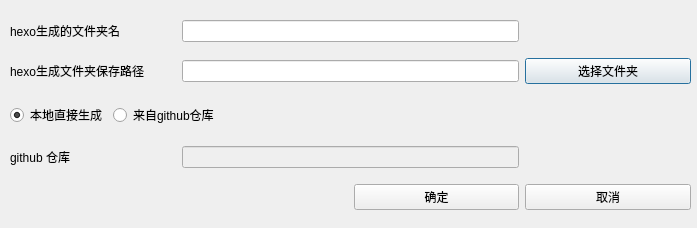
<?xml version="1.0" encoding="UTF-8"?>
<ui version="4.0">
 <class>Dialog</class>
 <widget class="QDialog" name="Dialog">
  <property name="geometry">
   <rect>
    <x>0</x>
    <y>0</y>
    <width>697</width>
    <height>228</height>
   </rect>
  </property>
  <property name="windowTitle">
   <string>Hexo初始化</string>
  </property>
  <property name="sizeGripEnabled">
   <bool>false</bool>
  </property>
  <property name="modal">
   <bool>false</bool>
  </property>
  <widget class="QWidget" name="gridLayoutWidget">
   <property name="geometry">
    <rect>
     <x>10</x>
     <y>10</y>
     <width>681</width>
     <height>211</height>
    </rect>
   </property>
   <layout class="QGridLayout" name="gridLayout">
    <item row="0" column="1" colspan="2">
     <widget class="QLineEdit" name="le_save"/>
    </item>
    <item row="3" column="1" colspan="2">
     <widget class="QLineEdit" name="le_github">
      <property name="enabled">
       <bool>false</bool>
      </property>
     </widget>
    </item>
    <item row="1" column="3">
     <widget class="QPushButton" name="pushButton">
      <property name="text">
       <string>选择文件夹</string>
      </property>
     </widget>
    </item>
    <item row="2" column="0" colspan="4">
     <layout class="QHBoxLayout" name="horizontalLayout">
      <item>
       <widget class="QRadioButton" name="radioButton_2">
        <property name="maximumSize">
         <size>
          <width>16777215</width>
          <height>30</height>
         </size>
        </property>
        <property name="text">
         <string>本地直接生成</string>
        </property>
        <property name="checked">
         <bool>true</bool>
        </property>
       </widget>
      </item>
      <item>
       <widget class="QRadioButton" name="radioButton">
        <property name="maximumSize">
         <size>
          <width>16777215</width>
          <height>30</height>
         </size>
        </property>
        <property name="text">
         <string>来自github仓库</string>
        </property>
       </widget>
      </item>
      <item>
       <spacer name="horizontalSpacer">
        <property name="orientation">
         <enum>Qt::Horizontal</enum>
        </property>
        <property name="sizeHint" stdset="0">
         <size>
          <width>40</width>
          <height>20</height>
         </size>
        </property>
       </spacer>
      </item>
     </layout>
    </item>
    <item row="0" column="0">
     <widget class="QLabel" name="label">
      <property name="text">
       <string>hexo生成的文件夹名</string>
      </property>
     </widget>
    </item>
    <item row="3" column="0">
     <widget class="QLabel" name="label_3">
      <property name="text">
       <string>github 仓库</string>
      </property>
     </widget>
    </item>
    <item row="1" column="0">
     <widget class="QLabel" name="label_2">
      <property name="text">
       <string>hexo生成文件夹保存路径</string>
      </property>
     </widget>
    </item>
    <item row="1" column="1" colspan="2">
     <widget class="QLineEdit" name="le_path"/>
    </item>
    <item row="4" column="3">
     <widget class="QPushButton" name="pushButton_3">
      <property name="text">
       <string>取消</string>
      </property>
     </widget>
    </item>
    <item row="4" column="2">
     <widget class="QPushButton" name="pushButton_2">
      <property name="text">
       <string>确定</string>
      </property>
     </widget>
    </item>
   </layout>
  </widget>
 </widget>
 <tabstops>
  <tabstop>pushButton</tabstop>
  <tabstop>radioButton_2</tabstop>
  <tabstop>radioButton</tabstop>
 </tabstops>
 <resources/>
 <connections>
  <connection>
   <sender>pushButton</sender>
   <signal>clicked()</signal>
   <receiver>Dialog</receiver>
   <slot>select_init_folder()</slot>
   <hints>
    <hint type="sourcelabel">
     <x>636</x>
     <y>63</y>
    </hint>
    <hint type="destinationlabel">
     <x>585</x>
     <y>9</y>
    </hint>
   </hints>
  </connection>
  <connection>
   <sender>radioButton_2</sender>
   <signal>clicked(bool)</signal>
   <receiver>le_github</receiver>
   <slot>setDisabled(bool)</slot>
   <hints>
    <hint type="sourcelabel">
     <x>96</x>
     <y>114</y>
    </hint>
    <hint type="destinationlabel">
     <x>207</x>
     <y>170</y>
    </hint>
   </hints>
  </connection>
  <connection>
   <sender>radioButton</sender>
   <signal>clicked(bool)</signal>
   <receiver>le_github</receiver>
   <slot>setEnabled(bool)</slot>
   <hints>
    <hint type="sourcelabel">
     <x>208</x>
     <y>114</y>
    </hint>
    <hint type="destinationlabel">
     <x>370</x>
     <y>169</y>
    </hint>
   </hints>
  </connection>
  <connection>
   <sender>pushButton_2</sender>
   <signal>clicked()</signal>
   <receiver>Dialog</receiver>
   <slot>accept()</slot>
   <hints>
    <hint type="sourcelabel">
     <x>466</x>
     <y>198</y>
    </hint>
    <hint type="destinationlabel">
     <x>287</x>
     <y>201</y>
    </hint>
   </hints>
  </connection>
  <connection>
   <sender>pushButton_3</sender>
   <signal>clicked()</signal>
   <receiver>Dialog</receiver>
   <slot>reject()</slot>
   <hints>
    <hint type="sourcelabel">
     <x>597</x>
     <y>204</y>
    </hint>
    <hint type="destinationlabel">
     <x>623</x>
     <y>157</y>
    </hint>
   </hints>
  </connection>
 </connections>
 <slots>
  <slot>select_init_folder()</slot>
 </slots>
</ui>
